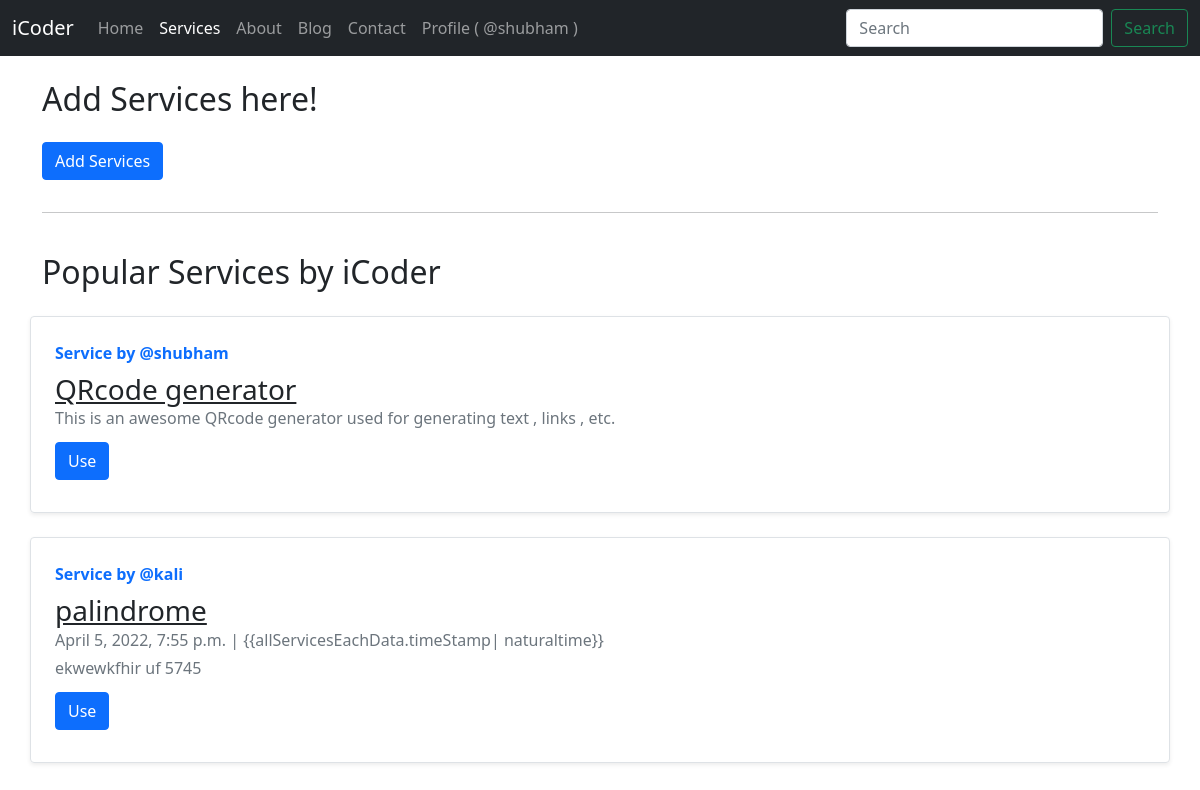
/services/ (signed in), run on the app's committed database.
### services/models.py (models this page shows, shortened)
class addService(models.Model):
    sno=models.AutoField(primary_key=True)
    title=models.CharField(max_length=255)
    author=models.CharField(max_length=20)
    SlugField = AutoSlugField(populate_from='title',unique=True,null=True,default=None)
    timeStamp=models.DateTimeField(default=now)
    description=models.TextField()
    code=models.TextField()

### services/views.py (the view)
# urls.py: path('services/', include('services.urls'),name='services'),
def services(request):
    allServices = addService.objects.all()
    context = {'allServices': allServices}
    return render(request, "services/services.html",context)

### templates/services/services.html (shortened to what this page needs)
{% extends 'base.html' %}
{% load humanize %}
{% block serviceActive %}active{% endblock serviceActive %}
{% block body %}
{% if user.is_authenticated %}
<div class="container my-3 py-2">
    <h2>Add Services here!</h2>
    <a href="addServices/"><button type="button" class="btn btn-primary my-3">Add Services</button></a>
    <hr>
    <br>
    <h2>Popular Services by iCoder</h2>
    <div
        class="row no-gutters border rounded overflow-hidden flex-md-row mb-4 shadow-sm h-md-250 my-4 position-relative">
        <div class="col p-4 d-flex flex-column position-static">
            <strong class="d-inline-block mb-2 text-primary">Service by @shubham</strong>
            <h3 class="mb-0"><a class="text-dark" href="qrcode/">QRcode generator</a></h3>
            <div class="mb-1 text-muted">This is an awesome QRcode generator used for generating text , links , etc. </div>
            <div class="my-2">
                <a href="qrcode/" role="button" class="btn btn-primary">Use</a>
            </div>
        </div>
    </div>
    {% for allServicesEachData in allServices %}
    <div
        class="row no-gutters border rounded overflow-hidden flex-md-row mb-4 shadow-sm h-md-250 my-4 position-relative">
        <div class="col p-4 d-flex flex-column position-static">
            <strong class="d-inline-block mb-2 text-primary">Service by @{{allServicesEachData.author}}</strong>
            <h3 class="mb-0"><a class="text-dark" href="#">{{allServicesEachData.title}}</a></h3>
            <div class="mb-1 text-muted">{{allServicesEachData.timeStamp}} | {{allServicesEachData.timeStamp|
                naturaltime}}</div>
            <div class="mb-1 text-muted">{{allServicesEachData.description}}</div>
            <div class="my-2">
                <a href="#" role="button" class="btn btn-primary">Use</a>
            </div>
        </div>
        {% endfor %}
    </div>
    {% endif %}
    {% endblock body %}

### templates/base.html (shortened to what this page needs)
<!doctype html>
<html lang="en">
<head>
    <link href="https://cdn.jsdelivr.net/npm/bootstrap@5.1.3/dist/css/bootstrap.min.css" rel="stylesheet"
>
</head>
<body>
    {% if user.is_authenticated %}
    <nav class="navbar navbar-expand-lg navbar-dark bg-dark">
        <div class="container-fluid">
            <a class="navbar-brand" href="/home/">iCoder</a>
            <div class="collapse navbar-collapse" id="navbarSupportedContent">
                <ul class="navbar-nav me-auto mb-2 mb-lg-0">
                    <li class="nav-item">
                        <a class="nav-link {% block homeActive %}{% endblock homeActive %}" aria-current="page"
                            href="/home/">Home</a>
                    </li>
                    <li class="nav-item">
                        <a class="nav-link {% block serviceActive %}{% endblock serviceActive %}" aria-current="page"
                            href="/services">Services</a>
                    </li>
                    <li class="nav-item">
                        <a class="nav-link {% block aboutActive %}{% endblock aboutActive %}" aria-current="page"
                            href="/about">About</a>
                    </li>
                    <li class="nav-item">
                        <a class="nav-link {% block blogActive %}{% endblock blogActive %}" aria-current="page"
                            href="/blog">Blog</a>
                    </li>
                    <li class="nav-item">
                        <a class="nav-link {% block contactActive %}{% endblock contactActive %}" aria-current="page"
                            href="/contact">Contact</a>
                    </li>
                    <li class="nav-item">
                        <a class="nav-link {% block profileActive %}{% endblock profileActive %}" aria-current="page"
                            href="/profile/">Profile ( @{{request.user}} )</a>
                    </li>
                </ul>
                <form class="d-flex" method="get" action="/search">
                    <input class="form-control me-2" type="search" placeholder="Search" aria-label="Search" name="query"
                        id="query">
                    <button class="btn btn-outline-success" type="submit">Search</button>
                </form>
            </div>
        </div>
    </nav>
    {% endif %}
    {% block body %}
    {% endblock body %}
</body>
</html>

### data on the page
addService: author "kali", title "palindrome", timeStamp "April 5, 2022, 7:55 p.m.", description "ekwewkfhir uf 5745"

### other printed values
{{ request.user }} "shubham"
